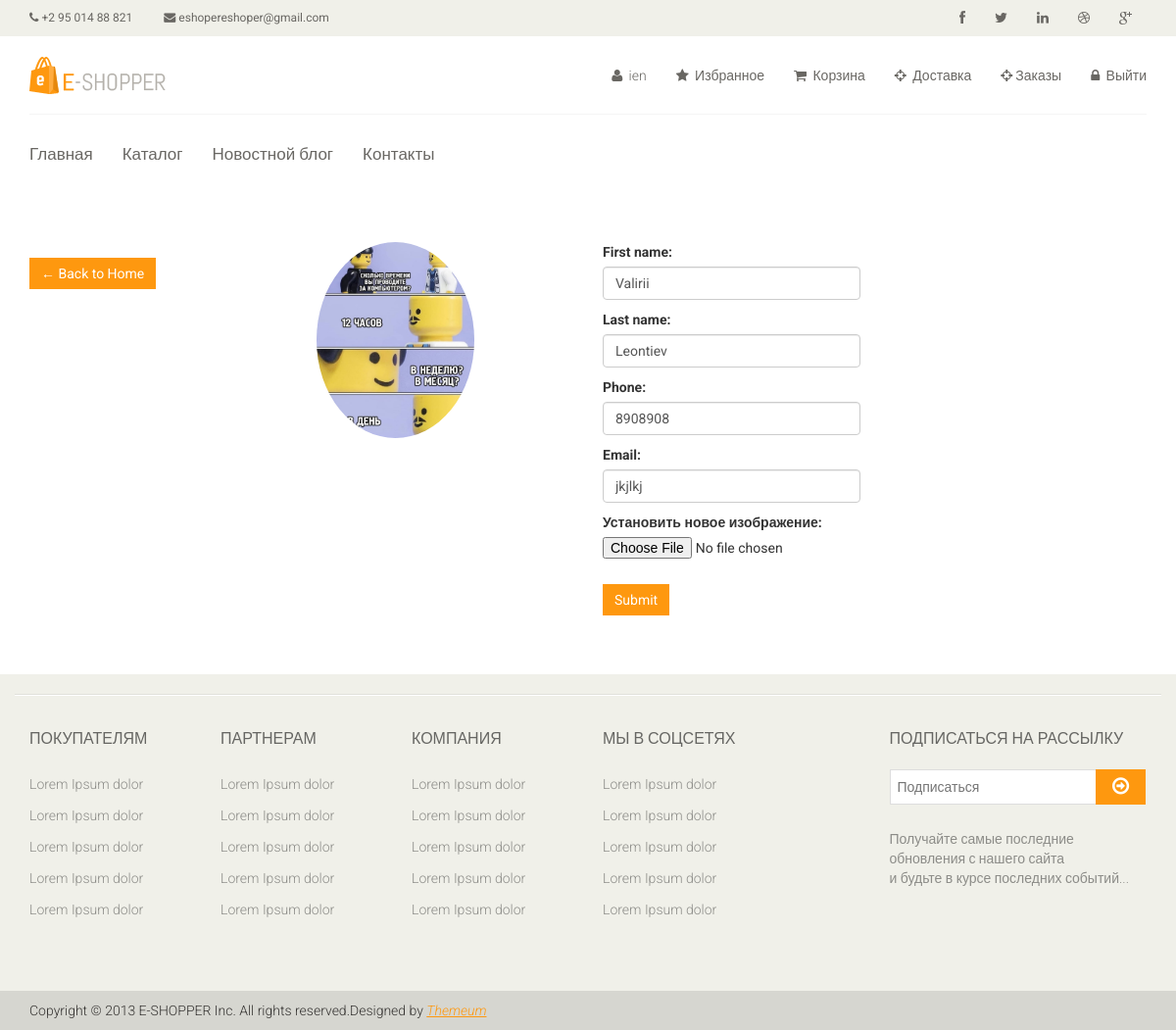
/profile/ (signed in), run on the app's committed database.
### Interactive/models.py (models this page shows, shortened)
class Customer(models.Model):
    user = models.OneToOneField(User, null=True, on_delete=models.CASCADE, blank=True)
    first_name = models.CharField(max_length=150, null=True, default='')
    last_name = models.CharField(max_length=150, null=True, default='')
    phone = models.CharField(max_length=150, null=True, default='')
    email = models.CharField(max_length=150, null=True, default='')
    avatar = models.ImageField(upload_to='media/avatars/', null=True, blank=True, default='media/avatars/orange.jpg')
    class Meta:
        verbose_name = 'Покупатель'
        verbose_name_plural = 'Покупатели'

### Interactive/views.py (the view, shortened to what this page needs)
# urls.py: path('profile/', views.ProfileCreate.as_view(), name='profile'),
class ProfileCreate(LoginRequiredMixin, CreateView):
    model = Customer
    success_url = reverse_lazy('profile')
    template_name = 'pages/profile.html'
    form_class = CustomerForm
    def get_context_data(self, *, object_list=None, **kwargs):
        context = super().get_context_data(**kwargs)
        customer = self.request.user.customer
        form_class = CustomerForm(instance=customer)
        context['form'] = form_class
        return context

### Interactive/forms.py
class CustomerForm(ModelForm):
    avatar = ImageField(label='Установить новое изображение:', required=False, widget=FileInput)
    class Meta:
        pattern = TextInput(attrs={"class": "form-control", "type": "text"})
        model = Customer
        fields = '__all__'
        exclude = ['user']
        widgets = {'first_name': pattern, 'last_name': pattern, 'phone': pattern, 'email': pattern, 'avatar': pattern}

class MailForm(ModelForm):
    class Meta:
        model = Mail
        fields = ('email',)
        widgets = {'email': TextInput(attrs={'placeholder': 'Подписаться'})}
        labels = {'email': ''}

### Interactive/templatetags/mail_tags.py (called while the page is built)
@register.inclusion_tag('templatetags/mail.html')
def mail_form():
    return {'mail_form': MailForm()}

### templates/pages/profile.html (shortened to what this page needs)
{% extends 'pages/base.html' %}
{% load static %}
{% block content %}
    <div class="container">
        <br>
        <br>
        <div class="row">
            <div class="col-md-3">
                <div class="card card-body">
                    <a class="btn btn-primary" href="{% url 'home' %}"> &#8592; Back to Home</a>
                </div>
            </div>
            <div class="col-md-3">
                <div class="card card-body">
                    {% if request.user.customer.avatar|length == 0 %}
                        Аватар отсутствует
                    {% else %}
                        <img class="profile-pic"
                             style="max-width: 200px; max-height:200px; margin: 0 auto; border-radius: 50%;"
                             src="{{ request.user.customer.avatar.url }}" alt="avatar">
                    {% endif %}
                </div>
            </div>
            <div class="col-md-3">
                <div class="card card-body">
                    <form method="POST" enctype="multipart/form-data">
                        {{ form.as_p }}
                        <input class="btn btn-primary" type="submit">
                    </form>
                </div>
            </div>
        </div>
        <br>
        <br>
        <br>
    </div>
{% endblock content %}

### templates/include/header.html (shortened to what this page needs)
{% load static %}
<body>
<header id="header">
    <div class="header_top">
        <div class="container">
            <div class="row">
                <div class="col-sm-6">
                    <div class="contactinfo">
                        <ul class="nav nav-pills">
                            <li><a href="tel:+29501488821"><i class="fa fa-phone"></i> +2 95 014 88 821</a></li>
                            <li><a href="mailto:eshopereshoper@gmail.com"><i class="fa fa-envelope"></i>
                                eshopereshoper@gmail.com</a></li>
                        </ul>
                    </div>
                </div>
                <div class="col-sm-6">
                    <div class="social-icons pull-right">
                        <ul class="nav navbar-nav">
                            <li><a target="_blank" href="https://www.facebook.com"><i class="fa fa-facebook"></i></a></li>
                            <li><a target="_blank" href="https://twitter.com"><i class="fa fa-twitter"></i></a></li>
                            <li><a target="_blank" href="https://www.linkedin.com/"><i class="fa fa-linkedin"></i></a></li>
                            <li><a target="_blank" href="https://dribbble.com"><i class="fa fa-dribbble"></i></a></li>
                            <li><a target="_blank" href="https://www.google.com"><i class="fa fa-google-plus"></i></a></li>
                        </ul>
                    </div>
                </div>
            </div>
        </div>
    </div>
    <div class="header-middle">
        <div class="container">
            <div class="row">
                <div class="col-sm-4">
                    <div class="logo pull-left">
                        <a href="{% url 'home' %}"><img src="{% static 'images/home/logo.png' %}" alt="logo"/></a>
                    </div>
                </div>
                <div class="col-sm-8">
                    <div class="shop-menu pull-right">
                        <ul class="nav navbar-nav">
                            {% if user.is_authenticated %}
                                <li><a href="{% url 'profile' %}"><i class="fa fa-user"></i> {{ user.username }}</a></li>
                                <li><a href="{% url 'favorites' %}"><i class="fa fa-star"></i> Избранное </a></li>
                                <li><a href="{% url 'cart' %}"><i class="fa fa-shopping-cart"></i> Корзина</a></li>
                                <li><a href="{% url 'delivery' %}"><i class="fa fa-crosshairs"></i> Доставка</a></li>
                                <li><a href="{% url 'orders_status' %}"><i class="fa fa-crosshairs"></i>Заказы</a></li>
                                <li><a href="{% url 'account_logout' %}"><i class="fa fa-lock"></i> Выйти</a></li>
                            {% else %}
                                <li><a href="{% url 'account_login' %}"><i class="fa fa-lock"></i> Войти или авторизироваться через социальные сети </a></li>
                            {% endif %}
                        </ul>
                    </div>
                </div>
            </div>
        </div>
    </div>
    <div class="header-bottom">
        <div class="container">
            <div class="row">
                <div class="col-sm-9">
                    <div class="mainmenu pull-left">
                        <ul class="nav navbar-nav collapse navbar-collapse">
                            <li><a href="{% url 'home' %}" class="{{ home_selected }}">Главная</a></li>
                            <li><a href="{% url 'shop' %}" class="{{ shop_selected }}">Каталог</a></li>
                            <li><a href="{% url 'blog' %}" class="{{ blog_selected }}">Новостной блог</a></li>
                            <li><a href="{% url 'contact' %}" class="{{ contact_selected }}">Контакты</a></li>
                        </ul>
                    </div>
                </div>
            </div>
        </div>
    </div>
</header>

### static/css/main.css (style rules this page uses)
body { font-family: 'Roboto', sans-serif; position: relative; font-weight: 400px; }
ul li { list-style: none; }
a { -webkit-transition: 300ms; -moz-transition: 300ms; -o-transition: 300ms; transition: 300ms; }
.header_top { background: none repeat scroll 0 0 #F0F0E9; }
.contactinfo ul li:first-child { margin-left: -15px; }
.contactinfo ul li a { font-size: 12px; color: #696763; font-family: 'Roboto', sans-serif; }
.social-icons ul li a { border: 0 none; border-radius: 0; color: #696763; padding: 0px; }
.social-icons ul li { display: inline-block; }
.social-icons ul li a i { padding: 11px 15px; transition: all 0.9s ease 0s; -moz-transition: all 0.9s ease 0s; -webkit-transition: all 0.9s ease 0s; -o-transition: all 0.9s ease 0s; }
.header-middle .container .row { border-bottom: 1px solid #f5f5f5; margin-left: 0; margin-right: 0; padding-bottom: 20px; padding-top: 20px; }
.header-middle .container .row .col-sm-4 { padding-left: 0; }
.header-middle .container .row .col-sm-8 { padding-right: 0; }
.shop-menu ul li { display: inline-block; padding-left: 15px; padding-right: 15px; }
.shop-menu ul li:last-child { padding-right: 0; }
.shop-menu ul li a { background: #FFFFFF; color: #696763; font-family: 'Roboto', sans-serif; font-size: 14px; font-weight: 300; padding: 0; margin-top: 10px; }
.shop-menu ul li a i { margin-right: 3px; }
.header-bottom { padding-bottom: 30px; padding-top: 30px; }
.navbar-collapse.collapse { padding-left: 0; }
.mainmenu ul li { padding-right: 15px; padding-left: 15px; }
.mainmenu ul li:first-child { padding-left: 0; }
.mainmenu ul li a { color: #696763; font-family: 'Roboto', sans-serif; font-size: 17px; font-weight: 300; padding: 0; padding-bottom: 10px; }
.searchform input { border: 1px solid #DDDDDD; color: #CCCCC6; font-family: 'Roboto', sans-serif; font-size: 14px; margin-top: 0; outline: medium none; padding: 7px; width: 212px; }
.btn.btn-primary { background: #FE980F; border: 0 none; border-radius: 0; margin-top: 16px; }

### data on the page
Customer: first_name "Valirii", last_name "Leontiev", phone "8908908", email "jkjlkj"

### other printed values
{{ user.username }} "ien"
